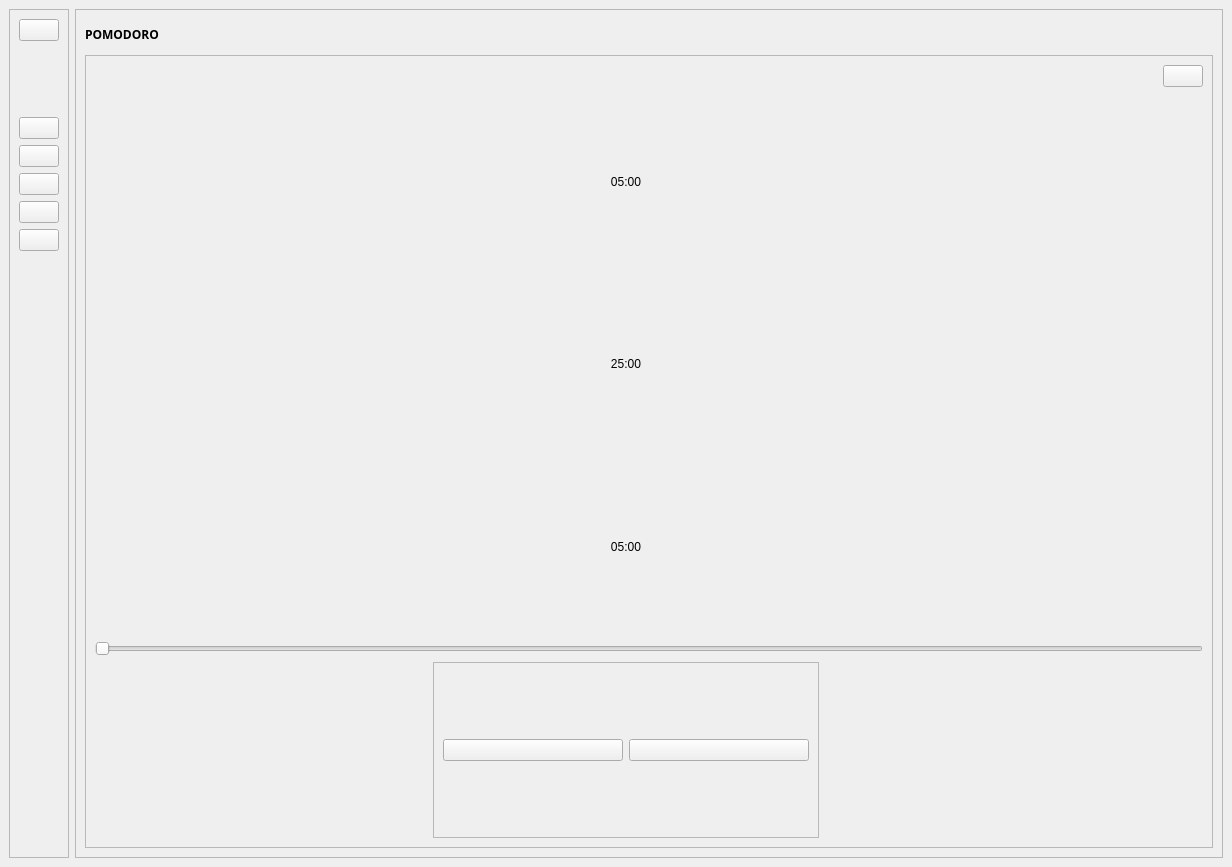
<?xml version="1.0" encoding="UTF-8"?>
<ui version="4.0">
 <class>MainWindow</class>
 <widget class="QMainWindow" name="MainWindow">
  <property name="geometry">
   <rect>
    <x>0</x>
    <y>0</y>
    <width>1232</width>
    <height>867</height>
   </rect>
  </property>
  <property name="windowTitle">
   <string>Pomodoro</string>
  </property>
  <property name="styleSheet">
   <string notr="true"/>
  </property>
  <property name="toolButtonStyle">
   <enum>Qt::ToolButtonIconOnly</enum>
  </property>
  <property name="tabShape">
   <enum>QTabWidget::Rounded</enum>
  </property>
  <widget class="QWidget" name="centralwidget">
   <layout class="QHBoxLayout" name="horizontalLayout">
    <item>
     <widget class="QFrame" name="menuFrame">
      <property name="minimumSize">
       <size>
        <width>50</width>
        <height>0</height>
       </size>
      </property>
      <property name="styleSheet">
       <string notr="true"/>
      </property>
      <property name="frameShape">
       <enum>QFrame::StyledPanel</enum>
      </property>
      <property name="frameShadow">
       <enum>QFrame::Raised</enum>
      </property>
      <layout class="QVBoxLayout" name="verticalLayout">
       <item>
        <widget class="QPushButton" name="appLogo">
         <property name="text">
          <string/>
         </property>
         <property name="icon">
          <iconset resource="../icons/icons.qrc">
           <normaloff>:/icons/resourcesPNG/momentumLogo.png</normaloff>:/icons/resourcesPNG/momentumLogo.png</iconset>
         </property>
         <property name="iconSize">
          <size>
           <width>35</width>
           <height>35</height>
          </size>
         </property>
        </widget>
       </item>
       <item>
        <spacer name="verticalSpacerBottom">
         <property name="orientation">
          <enum>Qt::Vertical</enum>
         </property>
         <property name="sizeType">
          <enum>QSizePolicy::Maximum</enum>
         </property>
         <property name="sizeHint" stdset="0">
          <size>
           <width>20</width>
           <height>70</height>
          </size>
         </property>
        </spacer>
       </item>
       <item>
        <widget class="QPushButton" name="welcomeButton">
         <property name="styleSheet">
          <string notr="true"/>
         </property>
         <property name="text">
          <string/>
         </property>
         <property name="icon">
          <iconset resource="../icons/icons.qrc">
           <normaloff>:/icons/resourcesPNG/homeBeige.png</normaloff>:/icons/resourcesPNG/homeBeige.png</iconset>
         </property>
         <property name="iconSize">
          <size>
           <width>30</width>
           <height>35</height>
          </size>
         </property>
        </widget>
       </item>
       <item>
        <widget class="QPushButton" name="tasksButton">
         <property name="styleSheet">
          <string notr="true"/>
         </property>
         <property name="text">
          <string/>
         </property>
         <property name="icon">
          <iconset resource="../icons/icons.qrc">
           <normaloff>:/icons/resourcesPNG/taskBeige.png</normaloff>:/icons/resourcesPNG/taskBeige.png</iconset>
         </property>
         <property name="iconSize">
          <size>
           <width>30</width>
           <height>35</height>
          </size>
         </property>
        </widget>
       </item>
       <item>
        <widget class="QPushButton" name="calendarButton">
         <property name="styleSheet">
          <string notr="true"/>
         </property>
         <property name="text">
          <string/>
         </property>
         <property name="icon">
          <iconset resource="../icons/icons.qrc">
           <normaloff>:/icons/resourcesPNG/calendarBeige.png</normaloff>:/icons/resourcesPNG/calendarBeige.png</iconset>
         </property>
         <property name="iconSize">
          <size>
           <width>30</width>
           <height>35</height>
          </size>
         </property>
        </widget>
       </item>
       <item>
        <widget class="QPushButton" name="pomodoroButton">
         <property name="minimumSize">
          <size>
           <width>0</width>
           <height>0</height>
          </size>
         </property>
         <property name="styleSheet">
          <string notr="true"/>
         </property>
         <property name="text">
          <string/>
         </property>
         <property name="icon">
          <iconset resource="../icons/icons.qrc">
           <normaloff>:/icons/resourcesPNG/pomodoroDark.png</normaloff>:/icons/resourcesPNG/pomodoroDark.png</iconset>
         </property>
         <property name="iconSize">
          <size>
           <width>50</width>
           <height>45</height>
          </size>
         </property>
        </widget>
       </item>
       <item>
        <widget class="QPushButton" name="profileButton">
         <property name="styleSheet">
          <string notr="true"/>
         </property>
         <property name="text">
          <string/>
         </property>
         <property name="icon">
          <iconset resource="../icons/icons.qrc">
           <normaloff>:/icons/resourcesPNG/profileBeige.png</normaloff>:/icons/resourcesPNG/profileBeige.png</iconset>
         </property>
         <property name="iconSize">
          <size>
           <width>30</width>
           <height>35</height>
          </size>
         </property>
        </widget>
       </item>
       <item>
        <spacer name="verticalSpacerTop">
         <property name="orientation">
          <enum>Qt::Vertical</enum>
         </property>
         <property name="sizeHint" stdset="0">
          <size>
           <width>20</width>
           <height>40</height>
          </size>
         </property>
        </spacer>
       </item>
      </layout>
     </widget>
    </item>
    <item>
     <widget class="QFrame" name="contentFrame">
      <property name="frameShape">
       <enum>QFrame::StyledPanel</enum>
      </property>
      <property name="frameShadow">
       <enum>QFrame::Raised</enum>
      </property>
      <layout class="QVBoxLayout" name="verticalLayout_2">
       <item>
        <widget class="QLabel" name="title">
         <property name="sizePolicy">
          <sizepolicy hsizetype="Expanding" vsizetype="Expanding">
           <horstretch>0</horstretch>
           <verstretch>0</verstretch>
          </sizepolicy>
         </property>
         <property name="maximumSize">
          <size>
           <width>16777215</width>
           <height>30</height>
          </size>
         </property>
         <property name="font">
          <font>
           <family>Golos Text Medium</family>
           <weight>75</weight>
           <bold>true</bold>
          </font>
         </property>
         <property name="styleSheet">
          <string notr="true"/>
         </property>
         <property name="frameShadow">
          <enum>QFrame::Plain</enum>
         </property>
         <property name="lineWidth">
          <number>1</number>
         </property>
         <property name="text">
          <string>POMODORO</string>
         </property>
         <property name="alignment">
          <set>Qt::AlignLeading|Qt::AlignLeft|Qt::AlignVCenter</set>
         </property>
         <property name="indent">
          <number>0</number>
         </property>
        </widget>
       </item>
       <item>
        <widget class="QFrame" name="pomodoroFrame">
         <property name="frameShape">
          <enum>QFrame::StyledPanel</enum>
         </property>
         <property name="frameShadow">
          <enum>QFrame::Raised</enum>
         </property>
         <layout class="QGridLayout" name="gridLayout">
          <item row="1" column="1">
           <widget class="QLabel" name="previousTime">
            <property name="text">
             <string>05:00</string>
            </property>
            <property name="alignment">
             <set>Qt::AlignCenter</set>
            </property>
           </widget>
          </item>
          <item row="0" column="3">
           <widget class="QPushButton" name="editButton">
            <property name="text">
             <string/>
            </property>
            <property name="icon">
             <iconset resource="../icons/icons.qrc">
              <normaloff>:/icons/resourcesPNG/settings.png</normaloff>:/icons/resourcesPNG/settings.png</iconset>
            </property>
            <property name="iconSize">
             <size>
              <width>30</width>
              <height>30</height>
             </size>
            </property>
           </widget>
          </item>
          <item row="5" column="0">
           <spacer name="leftSpacer">
            <property name="orientation">
             <enum>Qt::Horizontal</enum>
            </property>
            <property name="sizeHint" stdset="0">
             <size>
              <width>150</width>
              <height>20</height>
             </size>
            </property>
           </spacer>
          </item>
          <item row="3" column="1">
           <widget class="QLabel" name="nextTime">
            <property name="text">
             <string>05:00</string>
            </property>
            <property name="alignment">
             <set>Qt::AlignCenter</set>
            </property>
           </widget>
          </item>
          <item row="5" column="1">
           <widget class="QFrame" name="controlFrame">
            <property name="frameShape">
             <enum>QFrame::StyledPanel</enum>
            </property>
            <property name="frameShadow">
             <enum>QFrame::Raised</enum>
            </property>
            <layout class="QHBoxLayout" name="horizontalLayout_2">
             <item>
              <widget class="QPushButton" name="playButton">
               <property name="text">
                <string/>
               </property>
               <property name="icon">
                <iconset resource="../icons/icons.qrc">
                 <normaloff>:/icons/resourcesPNG/play.png</normaloff>:/icons/resourcesPNG/play.png</iconset>
               </property>
               <property name="iconSize">
                <size>
                 <width>30</width>
                 <height>35</height>
                </size>
               </property>
              </widget>
             </item>
             <item>
              <widget class="QPushButton" name="stopButton">
               <property name="text">
                <string/>
               </property>
               <property name="icon">
                <iconset resource="../icons/icons.qrc">
                 <normaloff>:/icons/resourcesPNG/stop.png</normaloff>:/icons/resourcesPNG/stop.png</iconset>
               </property>
               <property name="iconSize">
                <size>
                 <width>30</width>
                 <height>35</height>
                </size>
               </property>
              </widget>
             </item>
            </layout>
           </widget>
          </item>
          <item row="0" column="1">
           <spacer name="topSpacer">
            <property name="orientation">
             <enum>Qt::Horizontal</enum>
            </property>
            <property name="sizeHint" stdset="0">
             <size>
              <width>386</width>
              <height>20</height>
             </size>
            </property>
           </spacer>
          </item>
          <item row="2" column="1">
           <widget class="QLabel" name="presentTime">
            <property name="text">
             <string>25:00</string>
            </property>
            <property name="alignment">
             <set>Qt::AlignCenter</set>
            </property>
           </widget>
          </item>
          <item row="4" column="0" colspan="4">
           <widget class="QSlider" name="timeSlider">
            <property name="sliderPosition">
             <number>0</number>
            </property>
            <property name="orientation">
             <enum>Qt::Horizontal</enum>
            </property>
            <property name="invertedAppearance">
             <bool>false</bool>
            </property>
            <property name="invertedControls">
             <bool>false</bool>
            </property>
            <property name="tickPosition">
             <enum>QSlider::NoTicks</enum>
            </property>
           </widget>
          </item>
          <item row="5" column="2">
           <spacer name="rightSpacer">
            <property name="orientation">
             <enum>Qt::Horizontal</enum>
            </property>
            <property name="sizeHint" stdset="0">
             <size>
              <width>150</width>
              <height>167</height>
             </size>
            </property>
           </spacer>
          </item>
         </layout>
        </widget>
       </item>
      </layout>
     </widget>
    </item>
   </layout>
  </widget>
 </widget>
 <resources>
  <include location="../icons/icons.qrc"/>
 </resources>
 <connections/>
</ui>
